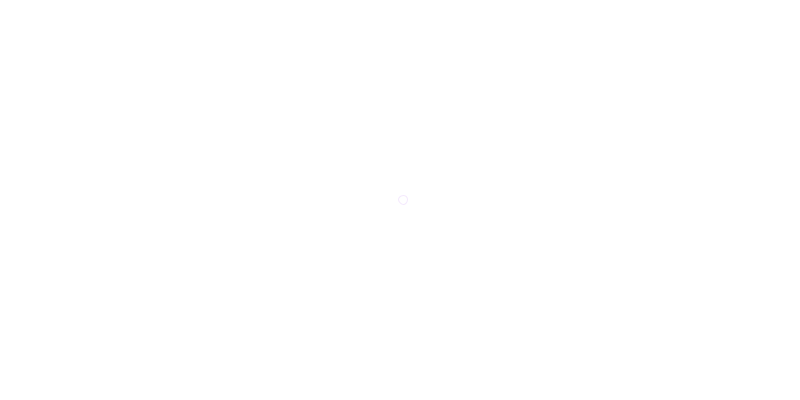
Frame 1 (no input)
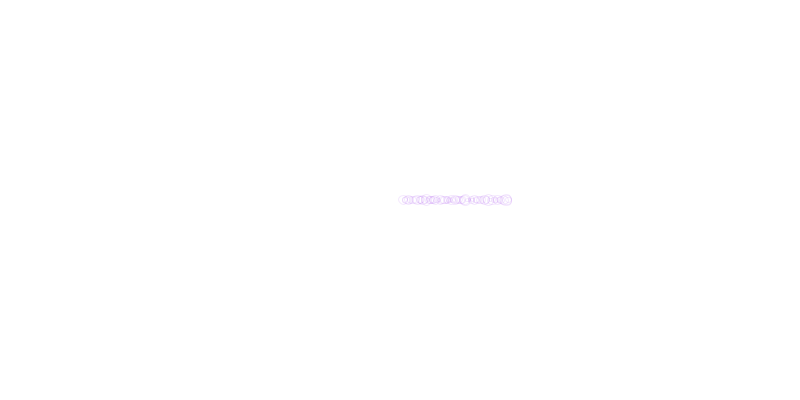
Frame 60 (the mouse pressed at the canvas centre just before this capture)
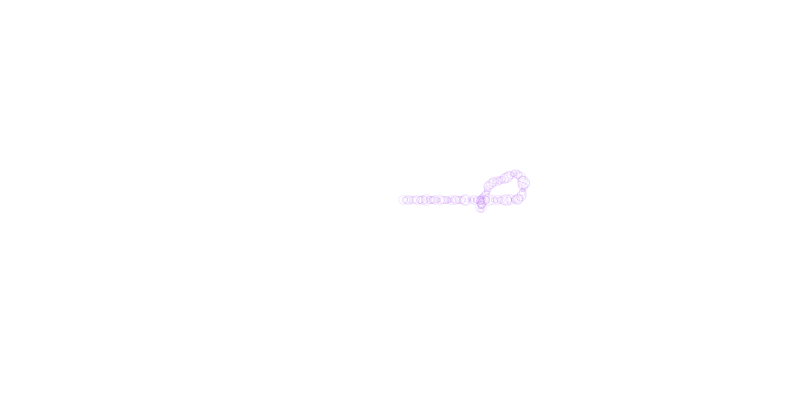
Frame 120 (the mouse held since frame 60 and released just before this capture)

The Processing sketch that drew these frames (run headless with seeded random() and noise(); from frame 60 on, the mouse is pressed at the canvas centre):

// Processing sketch: processing_158505
// ── processing_158505.pde

float x=0;
float y=0;
float a=0;
void setup() {
  size(800, 400);
  x=width/2;
  y=height/2;
  background(255);
  stroke(random(255), random(255), random(255), 30);

  noFill();
}
float mag=4;

void draw() {
  float t=map(mouseX,0,width,0,50);
  a+=random(-t, t);

  x+=cos( radians(a) )*(noise(x)*mag);
  y+=sin( radians(a) )*(noise(x)*mag);

  float d=noise(x+y);
  ellipse(x, y, d*15, d*15);

  if (x>width) {
    x=0;
    stroke(random(255), random(255), random(255), 30);
    mag=random(3,6);
  }
  if (x<0) {
    x=width;
    stroke(random(255), random(255), random(255), 30);
    mag=random(3,6);
  }
  if (y>height) {
    y=0;
    stroke(random(255), random(255), random(255), 30);
    mag=random(3,6);
  }
  if (y<0) {
    y=height;
    stroke(random(255), random(255), random(255), 30);
    mag=random(3,6);
  }
}
